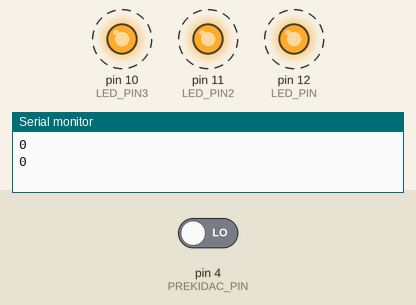
Simulated run of this sketch. Board: Arduino Uno, built with avr-gcc and run on an emulated ATmega328P. Parts: output pins drawn as LEDs (lit = HIGH), the last lines printed to the serial monitor. Dashed ring = blinking. The inputs (shaded band) are chosen by the test bench; at power-on: pin 4 (PREKIDAC_PIN) LOW.

Above: at 3.44 s.
5.7 s: pin 4 (PREKIDAC_PIN) driven HIGH
At 7.3 s:
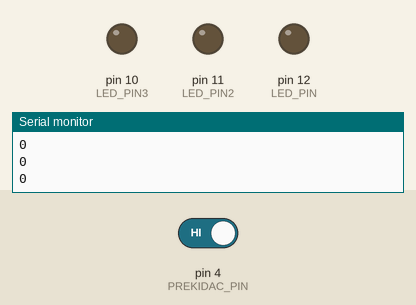
12.0 s: pin 4 (PREKIDAC_PIN) driven LOW
At 12.2 s:
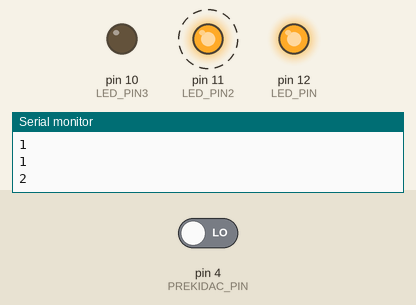
Timing chart, 0 to 21.5 s (numbered marks = the images above; inputs shaded):
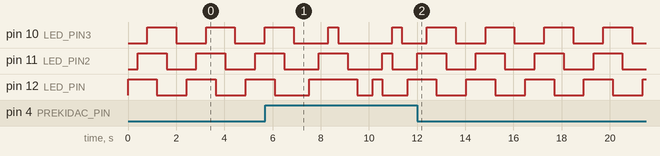

The sketch:

hello.ino
```cpp
#define LED_PIN 12
#define LED_PIN2 11
#define LED_PIN3 10
#define PREKIDAC_PIN 4

int brojac = 0;

void setup() {
  // put your setup code here, to run once:
  pinMode(LED_PIN, OUTPUT);
  pinMode(LED_PIN2, OUTPUT);
  pinMode(LED_PIN3, OUTPUT);
  pinMode(PREKIDAC_PIN, INPUT);

  Serial.begin(9600);
}

void loop() {
  int value = digitalRead(PREKIDAC_PIN);

    if(value == HIGH){
      brojac++;
      delay(200);
    }

    switch(brojac%3){
      case 1:
        mod();
        break;
      case 2:
        mod1();
        break;
      default:
        mod2();
    }

   Serial.println(value);
   Serial.println(brojac);
   delay(40);
}

void mod(){
  digitalWrite(LED_PIN, HIGH);
  delay(400);
  digitalWrite(LED_PIN2, HIGH);
  delay(400);
  digitalWrite(LED_PIN3, HIGH);
  delay(400);
  digitalWrite(LED_PIN3, LOW);
  delay(400);
  digitalWrite(LED_PIN2, LOW);
  delay(400);
  digitalWrite(LED_PIN, LOW);
  delay(400);
}

void mod1(){
  digitalWrite(LED_PIN, HIGH);
  delay(400);
  digitalWrite(LED_PIN, LOW);
  digitalWrite(LED_PIN2, HIGH);
  delay(400);
  digitalWrite(LED_PIN2, LOW);
  digitalWrite(LED_PIN3, HIGH);
  delay(400);
  digitalWrite(LED_PIN3, LOW);
}

void mod2(){
  digitalWrite(LED_PIN, HIGH);
  delay(400);
  digitalWrite(LED_PIN2, HIGH);
  delay(400);
  digitalWrite(LED_PIN3, HIGH);
  delay(400);
  digitalWrite(LED_PIN, LOW);
  delay(400);
  digitalWrite(LED_PIN2, LOW);
  delay(400);
  digitalWrite(LED_PIN3, LOW);
  delay(400);
}
```

Measured:
- by itself, pin 10 (LED_PIN3), pin 11 (LED_PIN2), pin 12 (LED_PIN): alternates HIGH for 1.2 s and LOW for 1.2 s
